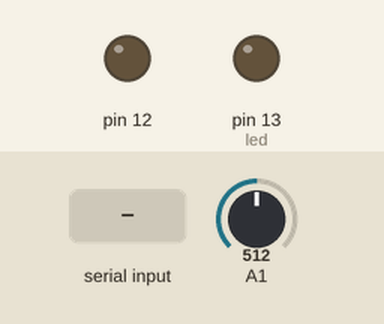
The sketch below on a simulated Arduino Uno, built with avr-gcc and run on an emulated ATmega328P. Parts: output pins drawn as LEDs (lit = HIGH). Inputs (shaded band) come from the test bench; at power-on: A1 = 512. What the sketch prints to the serial monitor is not drawn.

Above: at 1.2 s.
1.3 s: "1" received over Serial
At 2.1 s:
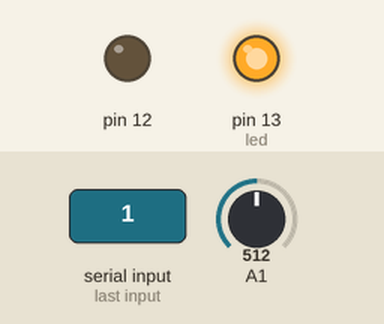
2.8 s: "0" received over Serial
At 3.2 s:
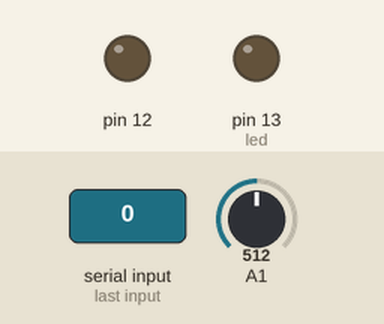
Timing chart, 0 to 5.8 s (numbered marks = the images above; inputs shaded):
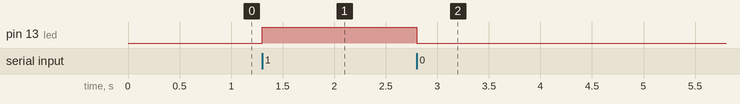

Measured:
- after the input at 1.3 s, pin 13 (led): LOW → HIGH at once
- after the input at 2.8 s, pin 13 (led): HIGH → LOW at once

The sketch:

testBluetooth.ino
```cpp
int led=13;
void setup()
{

  Serial.begin(9600);
  Serial.setTimeout(100);
  pinMode(led,OUTPUT);
  pinMode(12,OUTPUT);

}

void loop() {
  char value[3];
  char c=Serial.read();
  if (c=='h') Serial.println("Hello");
  if (c=='0') digitalWrite(led,LOW);
  if (c=='1') digitalWrite(led,HIGH);
  if (c==0) {
    if (Serial.readBytes(value,3)==3) {
      //int intValue=(value[0]-48)*100+(value[1]-48)*10+value[2]-48;
      analogWrite(11,atoi(value));
    }
  }
  float temperature=(5.0 * analogRead(1) * 100.0) / 1024;
  //String tempStr=floatToString(temperature);

  Serial.print(temperature);
  Serial.write(10);
}
```
